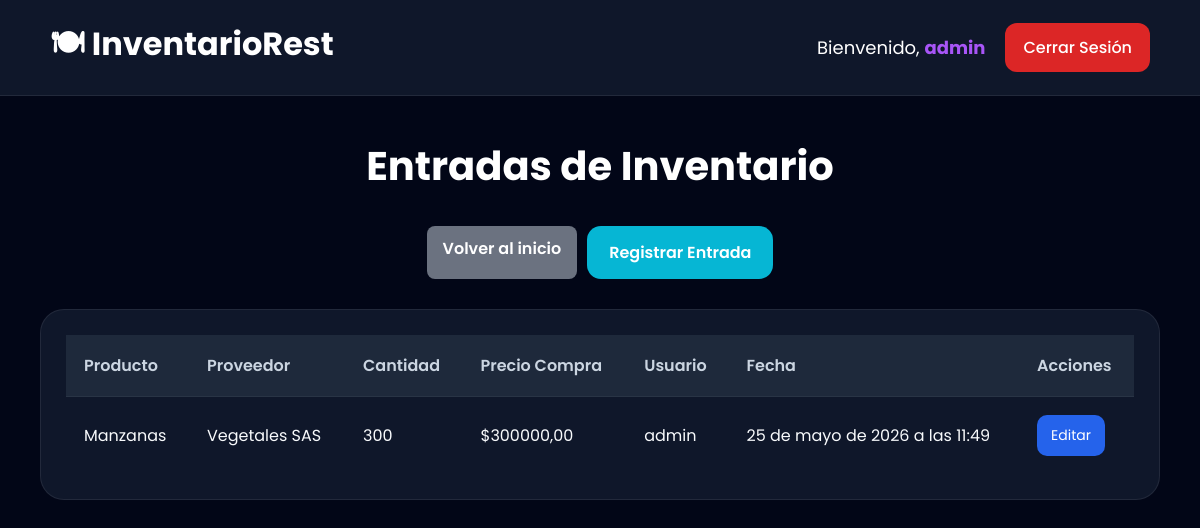
The page /entradas/ (signed in) on the database as committed earlier.
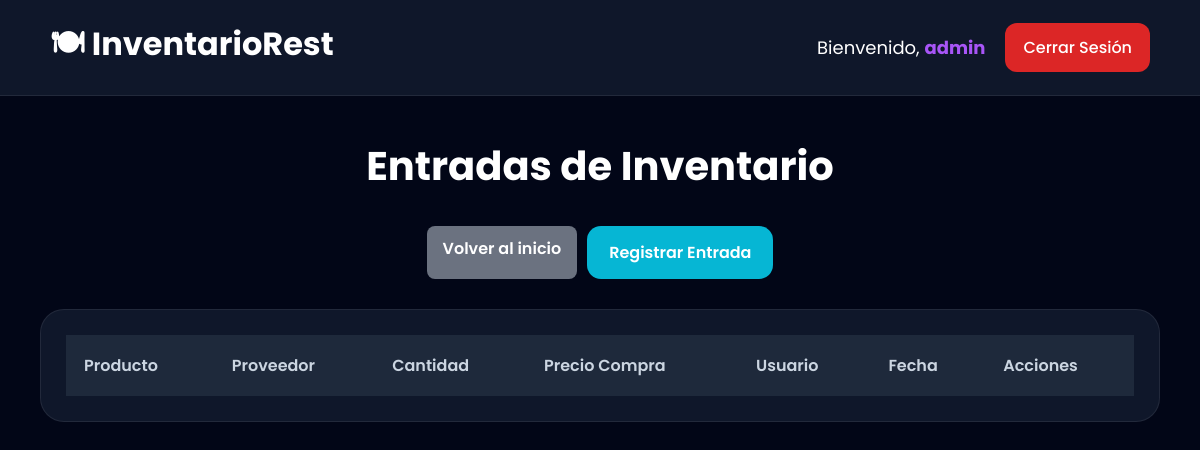
The same page on the database as committed later.
### modulo/models.py (models this page shows, shortened)
class EntradaProducto(models.Model):
    producto = models.ForeignKey(
        Producto,
        on_delete=models.CASCADE
    )
    proveedor = models.ForeignKey(
        Proveedor,
        on_delete=models.CASCADE
    )
    usuario = models.ForeignKey(
        User,
        on_delete=models.CASCADE
    )
    orden_compra = models.ForeignKey(
        OrdenCompra,
        on_delete=models.SET_NULL,
        null=True,
        blank=True
    )
    cantidad = models.IntegerField()
    precio_compra = models.DecimalField(
        max_digits=10,
        decimal_places=2
    )
    fecha = models.DateTimeField(
        auto_now_add=True
    )
    class Meta:
        verbose_name = "Entrada de Producto"
        verbose_name_plural = "Entradas de Productos"

class Producto(models.Model):
    nombre = models.CharField(
        max_length=100
    )
    descripcion = models.TextField(
        blank=True,
        null=True
    )
    precio = models.DecimalField(
        max_digits=10,
        decimal_places=2
    )
    stock_actual = models.IntegerField(
        default=0
    )
    categoria = models.ForeignKey(
        Categoria,
        on_delete=models.CASCADE
    )
    class Meta:
        verbose_name = "Producto"
        verbose_name_plural = "Productos"

class Proveedor(models.Model):
    nombre = models.CharField(
        max_length=100
    )
    contacto = models.CharField(
        max_length=100,
        blank=True,
        null=True
    )
    telefono = models.CharField(
        max_length=20,
        blank=True,
        null=True
    )
    email = models.EmailField(
        blank=True,
        null=True
    )
    direccion = models.CharField(
        max_length=200,
        blank=True,
        null=True
    )
    class Meta:
        verbose_name = "Proveedor"
        verbose_name_plural = "Proveedores"

### modulo/views.py (the view)
@login_required
def lista_entradas(request):
    if request.user.usuario.rol != 'admin':
        return redirect('dashboard')
    entradas = EntradaProducto.objects.all().order_by('-fecha')
    return render(
        request,
        'modulo/lista_entradas.html',
        {
            'entradas': entradas
        }
    )

### modulo/templates/modulo/lista_entradas.html (shortened to what this page needs)
{% extends 'modulo/base.html' %}
{% block content %}
<div class="products-page">
    <div class="products-header">
        <h1 class="page-title">
            Entradas de Inventario
        </h1>
        <div class="actions-group">
            <a href="{% url 'dashboard' %}" class="back-btn">
                Volver al inicio
            </a>
            <a href="{% url 'registrar_entrada' %}"
            class="create-product-btn">
                Registrar Entrada
            </a>
        </div>
    </div>
    <div class="products-card">
        <table class="products-table">
            <thead>
                <tr>
                    <th>Producto</th>
                    <th>Proveedor</th>
                    <th>Cantidad</th>
                    <th>Precio Compra</th>
                    <th>Usuario</th>
                    <th>Fecha</th>
                    <th>Acciones</th>
                </tr>
            </thead>
            <tbody>
                {% for entrada in entradas %}
                <tr>
                    <td>
                        {{ entrada.producto.nombre }}
                    </td>
                    <td>
                        {{ entrada.proveedor.nombre }}
                    </td>
                    <td>
                        {{ entrada.cantidad }}
                    </td>
                    <td>
                        ${{ entrada.precio_compra }}
                    </td>
                    <td>
                        {{ entrada.usuario.username }}
                    </td>
                    <td>
                        {{ entrada.fecha }}
                    </td>
                    <td>
                        <div class="actions-group">
                            <a
                                href="{% url 'editar_entrada' entrada.id %}"
                                class="edit-btn"
                            >
                                Editar
                            </a>
                        </div>
                    </td>
                </tr>
                {% endfor %}
            </tbody>
        </table>
    </div>
</div>
{% endblock %}

Rows that differ between the two databases and show on the page:
removed EntradaProducto: producto.nombre "Manzanas", proveedor.nombre "Vegetales SAS", cantidad "300", precio_compra "300000,00", usuario.username "admin", fecha "25 de mayo de 2026 a las 11:49"
